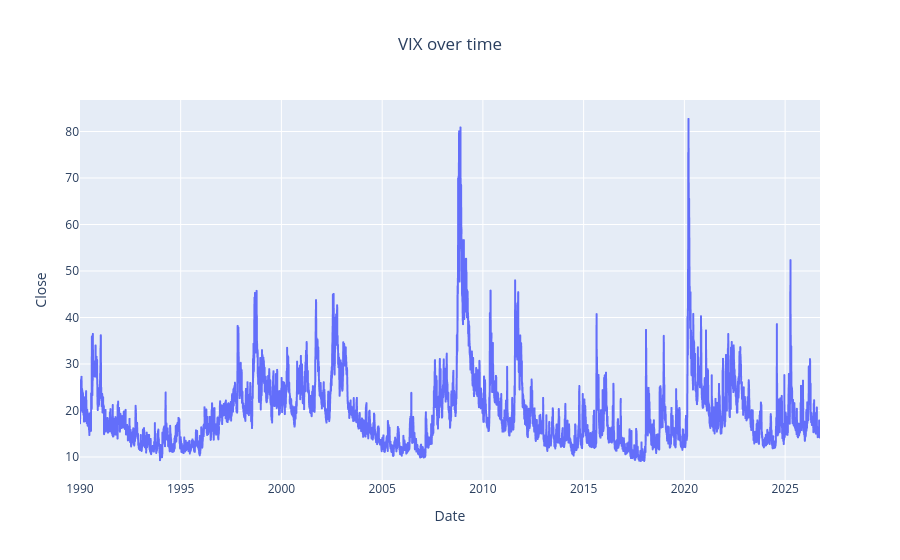

The notebook cell this image was saved under:
### Code cell
# Dynamic visualisation of VIX prices
fig = px.line(vix,
              x=vix.index,
              y="Close",
              title='VIX over time')
fig.update_layout(title_x=0.5)  # This will center the title horizontally

fig.show()

### Figure 1 — Plotly figure (JSON) as saved in the notebook; plotly's stock layout.template omitted (floating-point values rounded to 4 significant figures; data arrays with more than 128 entries replaced by an {"elided": "..."} marker saying what was removed)
{"data": [{"hovertemplate": "Date=%{x}<br>Close=%{y}<extra></extra>", "legendgroup": "", "line": {"color": "#636efa", "dash": "solid"}, "marker": {"symbol": "circle"}, "mode": "lines", "name": "", "showlegend": false, "type": "scattergl", "x": {"elided": "9253 str values"}, "xaxis": "x", "y": {"elided": "9253 float values"}, "yaxis": "y"}], "layout": {"legend": {"tracegroupgap": 0}, "title": {"text": "VIX over time", "x": 0.5}, "xaxis": {"anchor": "y", "domain": [0, 1], "title": {"text": "Date"}}, "yaxis": {"anchor": "x", "domain": [0, 1], "title": {"text": "Close"}}}}
